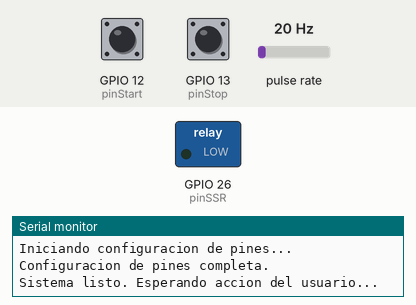
A sketch run on a simulated ESP32. Parts: switched loads named in the sketch (green lamp = pin HIGH), the last lines printed to the serial monitor. Wiring (inferred from the names in the program): pulse sensor: data GPIO 18. The test bench sets the inputs (shaded band); at power-on: GPIO 12 (pinStart) LOW, pulse rate 20 Hz, GPIO 13 (pinStop) LOW.

Above: at 2.2 s.
2.3 s: GPIO 12 (pinStart) pulled HIGH for 0.15 s
At 3.2 s:
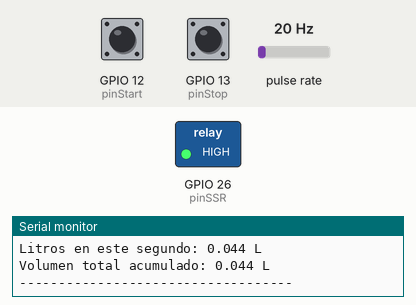
3.9 s: pulse rate (sensor on GPIO 18) set to 150 Hz
6.9 s: GPIO 13 (pinStop) pulled HIGH for 0.15 s
At 8.0 s:
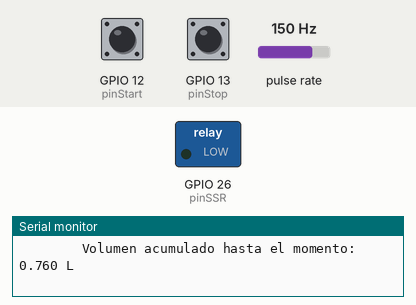
8.5 s: GPIO 12 (pinStart) pulled HIGH for 1 s
At 9.1 s:
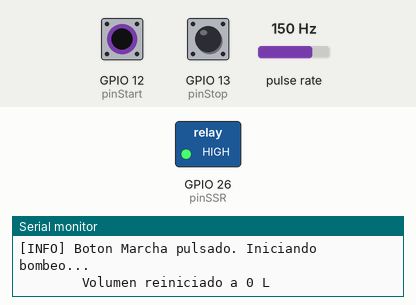
12.5 s: GPIO 13 (pinStop) pulled HIGH for 1 s
At 13.5 s:
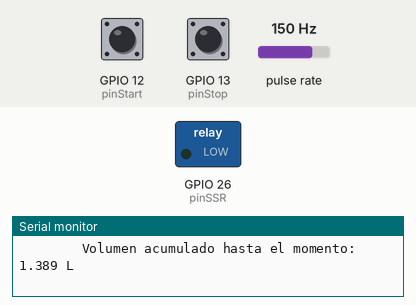
Timing chart, 0 to 15.5 s (numbered marks = the images above; inputs shaded):
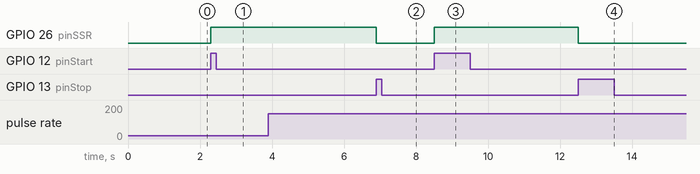

The sketch:

Opcion1.ino
```cpp
/*************************************************************
 * Ejemplo de Control de Bombeo con Caudalímetro y SSR
 *
 * Objetivo:
 *  - Al pulsar el botón de Marcha (Start), iniciar el bombeo
 *    y contar el volumen que pasa por el caudalímetro.
 *  - Detener el bombeo automáticamente al alcanzar 2 litros.
 *  - Si se pulsa el botón de Paro (Stop) en cualquier momento,
 *    se detiene el bombeo de inmediato.
 *
 * Hardware y conexiones (ESP32 como ejemplo):
 *
 * 1) Botón de Marcha con resistencia pull-down externa
 *    - Un pin del botón a GPIO 12 (pinStart)
 *    - El otro pin del botón a VCC (3.3V o 5V, según la placa)
 *    - Resistencia de ~10 kΩ entre GPIO 12 y GND
 *
 * 2) Botón de Paro con resistencia pull-down externa
 *    - Un pin del botón a GPIO 13 (pinStop)
 *    - El otro pin del botón a VCC
 *    - Resistencia de ~10 kΩ entre GPIO 13 y GND
 *
 * 3) Caudalímetro (YF-S201):
 *    - Pin de señal a GPIO 18 (flowsensor)
 *    - VCC a 5V (o 3.3V) y GND a GND (según especificaciones)
 *    - Se usa attachInterrupt(digitalPinToInterrupt(18), ...) en RISING
 *
 * 4) Relé de estado sólido (SSR):
 *    - Pin de control del SSR a GPIO 26 (pinSSR)
 *    - SSR a su fuente de alimentación/entrada adecuada y
 *      la bomba/solenoide a la salida del SSR (según datasheet).
 *    - Asegurar que la polaridad y niveles sean correctos
 *      (SSR AC vs DC, carga mínima, etc.).
 *
 * 5) El factor de conversión de pulsos a caudal está basado en
 *    la fórmula estándar para el YF-S201:
 *         Frecuencia(Hz) = 7.5 * Caudal(L/min)
 *    Ajusta si tu sensor requiere calibración distinta.
 *************************************************************/

// Pines de botones (con resistencias pull-down externas)
const int pinStart = 12;  // Botón de Marcha
const int pinStop  = 13;  // Botón de Paro

// Pin para controlar el SSR (encender/apagar bomba)
const int pinSSR   = 26;

// Pin para el caudalímetro
const int flowsensor = 18;

// Variables que se usan para medir y calcular el flujo
volatile int flow_frequency = 0;   // Contador de pulsos en 1 segundo
float volumen = 0.0;               // Volumen acumulado en litros
unsigned long prevTime = 0;        // Para controlar intervalos de medición

// Variable booleana para saber si estamos bombeando o no
bool enBombeo = false;

/**
 * @brief Rutina de interrupción para contar los pulsos del caudalímetro.
 * Se ejecuta cada vez que se detecta un flanco ascendente (RISING).
 */
void IRAM_ATTR conteoFlujo() {
  flow_frequency++;
}

void setup() {
  // Iniciamos la comunicación serie para ver los mensajes en consola
  Serial.begin(115200);
  delay(1000);
  Serial.println("=== SISTEMA DE BOMBA CON CAUDALIMETRO ===");
  Serial.println("Iniciando configuracion de pines...");

  // Configuramos los pines de los botones como entrada normal,
  // dado que estamos usando pull-down EXTERNAS.
  pinMode(pinStart, INPUT);
  pinMode(pinStop, INPUT);

  // Configuramos el pin para el SSR como salida y lo apagamos inicialmente
  pinMode(pinSSR, OUTPUT);
  digitalWrite(pinSSR, LOW);

  // Configuramos el pin del caudalímetro
  // Podríamos usar INPUT_PULLUP si no tuviésemos una resistencia externa,
  // pero en este caso se asume la conexión apropiada.
  pinMode(flowsensor, INPUT_PULLUP);

  // Configuramos la interrupción para contar los pulsos (flancos ascendentes)
  attachInterrupt(digitalPinToInterrupt(flowsensor), conteoFlujo, RISING);

  // Guardamos el momento actual para el conteo periódico
  prevTime = millis();

  Serial.println("Configuracion de pines completa.");
  Serial.println("Sistema listo. Esperando accion del usuario...");
}

void loop() {
  /*************************************************************
   * Lectura de botones
   *
   * Con resistencias pull-down externas, el pin estará en LOW
   * por defecto y pasará a HIGH cuando pulsemos el botón.
   *************************************************************/

  // == Botón de Marcha ==
  if (digitalRead(pinStart) == HIGH) {
    // Si no estábamos bombeando, iniciamos proceso
    if (!enBombeo) {
      enBombeo = true;       // Marcamos que estamos en proceso de bombeo
      volumen = 0.0;         // Reiniciamos el contador de volumen
      digitalWrite(pinSSR, HIGH); // Encendemos la bomba a través del SSR

      Serial.println("[INFO] Boton Marcha pulsado. Iniciando bombeo...");
      Serial.println("        Volumen reiniciado a 0 L");
    }
    delay(200); // Pequeña pausa para evitar rebotes de botón
  }

  // == Botón de Paro ==
  if (digitalRead(pinStop) == HIGH) {
    // Si estábamos bombeando, lo detenemos
    if (enBombeo) {
      enBombeo = false;
      digitalWrite(pinSSR, LOW); // Apagamos la bomba (SSR)

      Serial.println("[INFO] Boton Paro pulsado. Bombeo detenido manualmente.");
      Serial.print("        Volumen acumulado hasta el momento: ");
      Serial.print(volumen, 3);
      Serial.println(" L");
    }
    delay(200); // Evita posibles rebotes
  }

  /*************************************************************
   * Cálculo y actualización del flujo cada cierto intervalo
   * (por ejemplo, 1 segundo).
   *************************************************************/

  unsigned long currentTime = millis();
  if (currentTime - prevTime >= 1000) {
    // Ha pasado 1 segundo, realizamos el cálculo de caudal
    prevTime = currentTime;

    if (enBombeo) {
      /******************************************************
       * El caudalímetro YF-S201 típicamente usa la fórmula:
       *   Frecuencia(Hz) = 7.5 * Caudal(L/min)
       * => Caudal (L/min) = Frecuencia / 7.5
       * => Litros/segundo = Caudal(L/min) / 60
       * => Litros/segundo = Frecuencia / (7.5 * 60) = Frecuencia / 450
       ******************************************************/

      float litrosEnEsteSegundo = flow_frequency / 450.0;
      volumen += litrosEnEsteSegundo;  // Acumulamos al total

      // Mostramos en consola lo que ha sucedido este segundo
      Serial.println("-----------------------------------");
      Serial.print  ("Frecuencia de pulsos en 1s: ");
      Serial.print  (flow_frequency);
      Serial.println(" Hz");
      Serial.print  ("Litros en este segundo: ");
      Serial.print  (litrosEnEsteSegundo, 3);
      Serial.println(" L");
      Serial.print  ("Volumen total acumulado: ");
      Serial.print  (volumen, 3);
      Serial.println(" L");
      Serial.println("-----------------------------------");

      // Reseteamos el contador de pulsos para la próxima medición
      flow_frequency = 0;

      // Comprobamos si ya llegamos a los 2 litros
      if (volumen >= 2.0) {
        // Apagamos la bomba
        enBombeo = false;
        digitalWrite(pinSSR, LOW);

        Serial.println("[INFO] Se han bombeado al menos 2 litros. Deteniendo bombeo...");
        Serial.print  ("       Volumen final: ");
        Serial.print  (volumen, 3);
        Serial.println(" L");
      }
    } else {
      // Si no estamos bombeando, igual ponemos el contador a 0
      // para que no se acumule entre lecturas.
      flow_frequency = 0;
    }
  }

  // El resto del tiempo, el sistema está a la espera de pulsar
  // Marcha o Paro, y de calcular el flujo una vez por segundo.
}
```

Measured:
- after the input at 2.3 s, GPIO 26 (pinSSR): LOW → HIGH at once
- after the input at 6.9 s, GPIO 26 (pinSSR): HIGH → LOW at once
- after the input at 8.5 s, GPIO 26 (pinSSR): LOW → HIGH at once
- after the input at 12.5 s, GPIO 26 (pinSSR): HIGH → LOW after 0.00 s instead of 1.8 s
